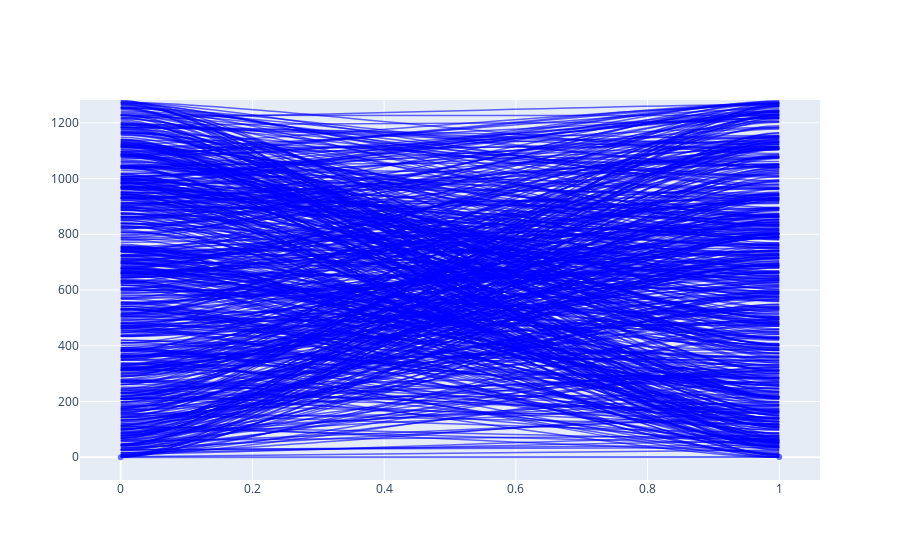

Notebook code for this chart:
### Code cell
x0 = 0
x1 = 1

paths = ['M %f, %f C %f, %f %f, %f %f, %f' % (x0, y0,
                                                      x0 + 0.2, y0,
                                                      x1 - 0.2, y1,
                                                      x1, y1) for y0, y1 in connections]
c = 'blue'
fig = go.Figure(go.Scatter(x=[0, 1], y=[0, 1]))
%time fig.update_layout(shapes=[dict(type='path', path=p, line=dict(color=c, width=1.5), opacity=0.6) for p in paths])
